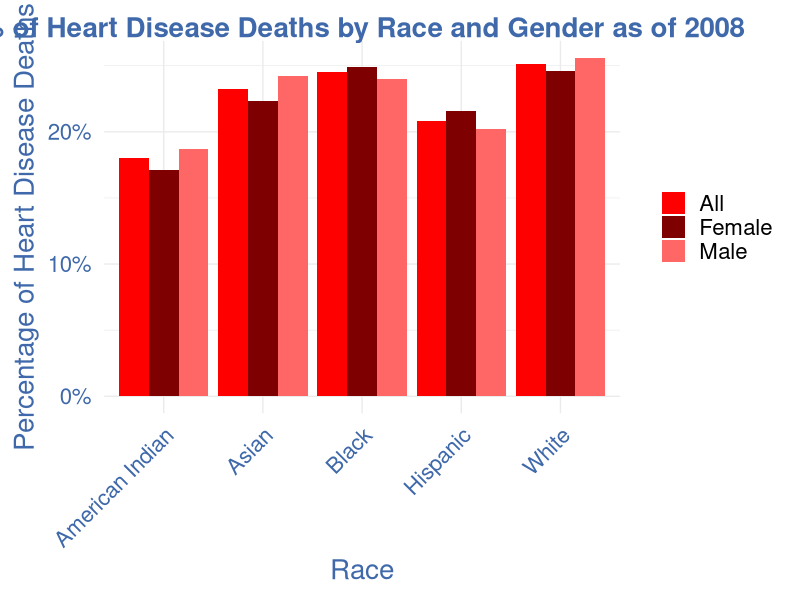

Recreate this plot in R.
#Install Packages
list.of.packages <- c("ggplot2", "ggthemes")
new.packages <- list.of.packages[!(list.of.packages %in% installed.packages()[,"Package"])]
if(length(new.packages)) install.packages(new.packages)
lapply(list.of.packages, require, character.only = TRUE)

## theme

# https://material.io/design/color/the-color-system.html#tools-for-picking-colors
pal_heart <- c("#ff0000", "#7f0000", "#ff6666",  "#ffb2b2", "#E9967A","#A52A2A")
blue_heart <- "#3F69AA"

############# color pieces!
scale_fill_heart <- function(){
  
  structure(list(
    scale_fill_manual(values=pal_heart)
  ))
}

scale_color_discrete_heart <- function(){
  
  structure(list(
    scale_color_manual(values=pal_heart)
  ))
}

scale_color_continuous_heart <- function(){
  
  structure(list(
    scale_color_gradientn(colours = pal_heart)
  ))
}
##################################

theme_heart <- function(base_size = 20, base_family = "Helvetica",
                        base_line_size = base_size / 42,
                        base_rect_size = base_size / 42) {
  # Starts with theme_bw and remove most parts
  theme_bw(
    base_size = base_size,
    base_family = base_family,
    base_line_size = base_line_size,
    base_rect_size = base_rect_size
  ) %+replace%
    theme(
      axis.ticks      = element_blank(),
      axis.text       = element_text(size = 16,color=blue_heart),
      axis.title = element_text(color = blue_heart),
      legend.background = element_blank(),
      legend.key        = element_blank(),
      legend.title = element_blank(),
      panel.background   = element_blank(),
      panel.border      = element_blank(),
      strip.background  = element_blank(),
      plot.title = element_text(color = blue_heart, face = "bold"),
      plot.background   = element_blank(),
      
      complete = TRUE
    )
}

# set working directory
setwd("~/Documents/GradSchool/MSDS455/git_repos/MSDS455_Charlie/data")

data <- read.table(file="Heart Disease Deaths by Race and Gender.csv",sep=",",stringsAsFactors=FALSE,header=TRUE,quote="'")

plot_data <- reshape(data,
                     varying = c("All", "Female" , "Male"),
                     v.names = "Percent",
                     idvar = "Race",
                     times = c("All", "Female" , "Male"),
                     direction="long")

rownames(plot_data) <- NULL

plot_data$time <- factor(plot_data$time , labels=c('All','Female','Male'))

setwd("~/Documents/GradSchool/MSDS455/git_repos/MSDS455_Charlie/visualizations")
png(file = "slide_4_HD_Deaths_by_Race_and_Gender.png",width = 1000, height = 1000)
ggplot_object <- ggplot(data=plot_data,
                        aes(x=Race, y=Percent)) +
  geom_bar(aes(fill = time), position = "dodge", stat="identity") +
  theme_heart() +
  scale_fill_heart() +
  ggtitle("% of Heart Disease Deaths by Race and Gender as of 2008") +  
  xlab("Race") + 
  ylab("Percentage of Heart Disease Deaths") +
  scale_y_continuous(labels = scales::percent_format(accuracy = 1)) +
  theme(axis.text.x = element_text(angle = 45, hjust = 1))
print(ggplot_object)
dev.off()
